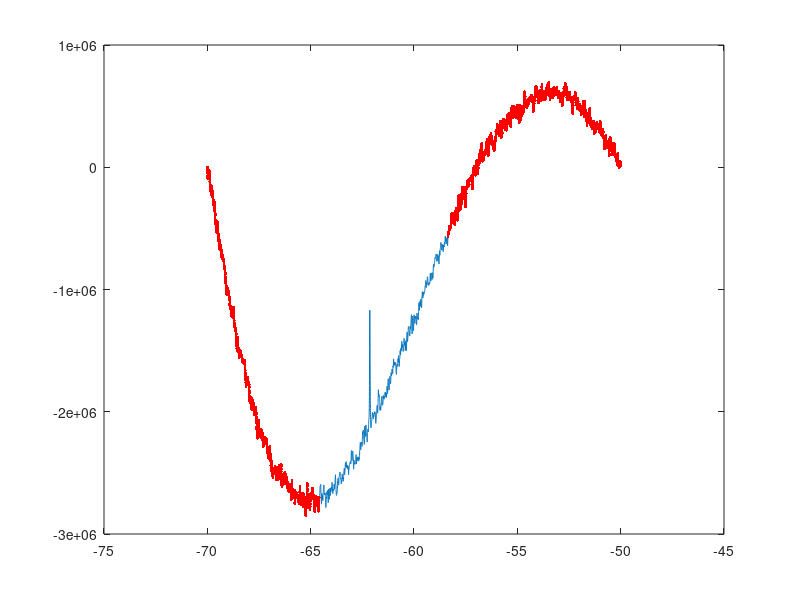

Write MATLAB code to recreate this figure. (Note: this script raises an error after producing the figure.)
%%
close all
clear all

%% 1
load data.txt;   % convert test.ft1 file to data.txt using the following command:
                %            pipe2txt.tcl -index ppm test.ft1>data.txt
                % you'll need to have this script in the same directory as
                % the data.txt file

NS = 36 * 2048;   % number of experiments summed times the NS for each experiment
conc = 14;       % conc in uM

normalise = NS * conc;

%% 2
figure
plot(data(:,1),data(:,2));
hold on

baseline_raw = data;                            %select region with signal
baseline_raw(5500:9600,:)=[];
plot(baseline_raw(:,1),baseline_raw(:,2),'r.'); %check signal is not selected

%% 3

%baseline using 4th order polynomial

% Fit: 'untitled fit 1'.

xData = baseline_raw(:,1);
yData = baseline_raw(:,2);

% syms x y

% Set up fittype and options.e

ft = fittype( 'poly4' );
opts = fitoptions( 'Method', 'NonlinearLeastSquares' );
opts.Display = 'Off';

[fitresult, gof] = fit( xData, yData, ft, opts );


fitvalues = coeffvalues(fitresult);         %results of fit

baseline_fit = data;
data_corr = data;
for i=1:length(baseline_fit(:,1)),
    baseline_fit(i,2) = fitvalues(1)*baseline_fit(i,1)^4+ fitvalues(2)*baseline_fit(i,1)^3 + fitvalues(3)*baseline_fit(i,1)^2 + fitvalues(4)*baseline_fit(i,1) +fitvalues(5) ;
    data_corr(i,2) = data(i,2) - baseline_fit(i,2);
end

figure
subplot(3,1,1)
plot(data(:,1),data(:,2),'k-')
set(gca,'xdir','reverse');
    xlim([-70 -50])
    set(gca,'ytick',[])
    set(gca,'tickdir','out')
    set(gca,'box','off')
    hold off
subplot(3,1,2)
% plot(baseline_raw(:,1),baseline_raw(:,2),'k-')
plot(data(:,1),data(:,2),'k-')
hold on
plot(baseline_fit(:,1),baseline_fit(:,2),'r-')
set(gca,'xdir','reverse');
    xlim([-70 -50])
    set(gca,'ytick',[])
    set(gca,'tickdir','out')
    set(gca,'box','off')
    hold off
subplot(3,1,3)
hold on
plot(data_corr(:,1),data_corr(:,2),'k-')
set(gca,'xdir','reverse');
% syms x
y= @(x) x*0;
plot(data_corr(:,1),data_corr(:,2),'k-')
fplot(y)
set(gca,'xdir','reverse');
    xlim([-70 -50])
    set(gca,'ytick',[])
    set(gca,'tickdir','out')
    set(gca,'box','off')
    hold off

data_extract = [data_corr(:,1) data_corr(:,2)./normalise];

% adjust phasing of spectrum and repeat if needed
%%

% Fitting (1 state with residuals) 
data = data_extract; 

clear xData
clear yData
    
for i=1:length(data_extract(:,1)),
    xData(i,1) = data(i,1)+62.2; %shift to set centre between 2 peaks as 0 Hz
end

yData = data(:,2)./max(data(:,2));


syms x y
x1 = -4;
x2 = +4;


% Set up fittype and options. 
ft = fittype( 'h1/(1+((CS1-x)/LW1)^2)', 'independent', 'x', 'dependent', 'y' );
opts = fitoptions( 'Method', 'NonlinearLeastSquares' );
opts.Display = 'Off';

    opts.StartPoint = [0.8 0.1 1]; %for shorter length

% Fit model to data.
[fitresult, gof] = fit( xData, yData, ft, opts );
fitvalues = coeffvalues(fitresult);         %results of fit

% Plot fit with data.
figure
subplot(2,1,1)
hold on
h = plot(xData-62.2, yData.*max(data(:,2)));
f1=fitvalues(3).*max(data(:,2))/(1+((fitvalues(1)-62.2-x)/fitvalues(2))^2);
fplot(f1,'b','linewidth',0.5)
set(gca,'xdir','reverse');

xlim([-63.5 -59.5]) %ras F32

% Label axes
xlabel x
grid on

%residuals plot
for i=1:length(yData),
    fitted(i,1) = fitvalues(3)/(1+((fitvalues(1)-xData(i))/fitvalues(2))^2); 
    residual(i,1) = yData(i,1)-fitted(i,1);
end
subplot(2,1,2)
hold on
h = plot(xData-62.2, residual.*max(data(:,2)),'color',[0.1 0.1 0.1].*5);
title('residuals')
set(gca,'xdir','reverse');
xlim([-63.5 -59.5]) %ras F32
    set(gca,'tickdir','out')
    set(gca,'box','off')
% Label axes
xlabel x
ylabel y
grid on


clear fiterror

confidence = confint(fitresult);
[m n] = size(confidence);
for i=1:n,
    fiterror(1,i) = abs(confidence(2,i)-confidence(1,i))/2;       %error of fit values
end

fit_data = fitvalues';
fit_data_err =  fiterror';

CS = [fit_data(1)-62.2 fit_data_err(1)]
LW = abs([fit_data(2) fit_data_err(2)].*470.611*2)
h = [fit_data(3) fit_data_err(3)].*max(data(:,2));

for i=1:1,
    integral(i,1) = LW(i)*h(i);
end

populations_frac = integral./sum(integral)


results = [CS(:,1) LW(:,1) populations_frac]

RMSE = ((sum(residual.^2))/length(residual)^0.5)
%%

p0_1 = [fit_data(3) (fit_data(1)).*470.611*2*pi/1000 abs(fit_data(2)*470.611*2*pi)]
%%

cd /Users/shschan/NMR/RAS_NMR/analysis_lineshape
%error analysis by bootstrapping
xData_bs = xData.*470.611*2*pi; %convert ppm to s-1
yData_bs = yData;  

clear pfit pfitErr
[pfit, pfitErr] = fit_mc_1peak(xData_bs, yData_bs);

%%

fit_bs = reshape(pfit, [3 1])';
fit_bs_err = reshape(pfitErr, [3 1])';

%convert to units
h_bs = [fit_bs(:,1).*max(data(:,2)) fit_bs_err(:,1).*max(data(:,2))]
CS_bs = [fit_bs(:,2)*1000./(470.611*2*pi)-62.2 fit_bs_err(:,2)*1000./(470.611*2*pi)]
LW_bs = [fit_bs(:,3)./pi+10 fit_bs_err(:,3)./pi]

for i=1,
    integral_bs(i,1) = LW_bs(i,1)*h(i,1);
    integral_bs_err(i,1) = ((LW_bs(i,2)/LW_bs(i,1))^2 + (h_bs(i,2)/h_bs(i,1))^2)^0.5 * integral_bs(i,1);
    integral_sqerror(i,1) = (integral_bs_err(i)/integral_bs(i))^2;
end

populations_frac_bs = integral_bs./sum(integral_bs);

for i=1
    populations_frac_bs_err(i,1) = populations_frac_bs(i)*((integral_bs_err(i)/integral_bs(i))^2 + (sqrt(sum(integral_sqerror))/sum(integral_bs))^2)^0.5;
end




CS_fit = [CS(:,1) CS_bs(:,2)]
LW_fit = [LW(:,1) LW_bs(:,2)]
integral_fit = [integral integral_bs_err]
populations_fit = [populations_frac populations_frac_bs_err]


results_fit_total = [CS_fit LW_fit integral_fit./1000 populations_fit]







































%% 4-state fitting

data=data_extract;
clear xData
clear yData
    
for i=1:length(data_extract(:,1)),
    xData(i,1) = data(i,1)+62.2; %shift to set centre between 2 peaks as 0 Hz
 
end

yData = data(:,2)./max(data(:,2));

syms x y
x1 = -4;
x2 = +4;


% Set up fittype and options.
ft = fittype( 'h1/(1+((CS1-x)/LW1)^2)+ h2/(1+((CS2-x)/LW2)^2) + h3/(1+((CS3-x)/LW3)^2) + h4/(1+((CS4-x)/LW4)^2)', 'independent', 'x', 'dependent', 'y' );
opts = fitoptions( 'Method', 'NonlinearLeastSquares' );
opts.Display = 'Off';
% % 
opts.Lower = [-0.5 -0.5 0 0  0 0 0 0   0 0 0 0]; 
opts.StartPoint = [-0.4 -0.4 0.4 0.4    0.1 0.05 0.1 0.05   1 1 1 1]; %usual

% Fit model to data.
[fitresult, gof] = fit( xData, yData, ft, opts );
fitvalues = coeffvalues(fitresult);         %results of fit

% Plot fit with data.
figure
subplot(2,1,1)
hold on
h = plot(xData-62.2, yData.*max(data(:,2)),'color',[0.1 0.1 0.1].*5)
f1=fitvalues(9).*max(data(:,2))/(1+((fitvalues(1)-62.2-x)/fitvalues(5))^2);
f2=fitvalues(10).*max(data(:,2))/(1+((fitvalues(2)-62.2-x)/fitvalues(6))^2);
f3=fitvalues(11).*max(data(:,2))/(1+((fitvalues(3)-62.2-x)/fitvalues(7))^2);
f4=fitvalues(12).*max(data(:,2))/(1+((fitvalues(4)-62.2-x)/fitvalues(8))^2);
ftotal = f1+f2+f3+f4;
fplot(f1,'b','linewidth',0.5)
fplot(f2,'b','linewidth',0.5)
fplot(f3,'b','linewidth',0.5)
fplot(f4,'b','linewidth',0.5)
fplot(ftotal,'r','linewidth',1)
set(gca,'xdir','reverse');
xlim([-64 -60]) %usual

% Label axes
xlabel x
ylabel y
grid on


%residuals plot
for i=1:length(yData),
    fitted(i,1) = fitvalues(9)/(1+((fitvalues(1)-xData(i))/fitvalues(5))^2)+fitvalues(10)/(1+((fitvalues(2)-xData(i))/fitvalues(6))^2)+fitvalues(11)/(1+((fitvalues(3)-xData(i))/fitvalues(7))^2)+fitvalues(12)/(1+((fitvalues(4)-xData(i))/fitvalues(8))^2); 
    residual(i,1) = yData(i,1)-fitted(i,1);
end
subplot(2,1,2)
hold on
h = plot(xData-62.2, residual.*max(data(:,2)),'color',[0.1 0.1 0.1].*5);
title('residuals')
set(gca,'xdir','reverse');
xlim([-64 -60])
% Label axes
xlabel x
ylabel y
grid on


clear fiterror

confidence = confint(fitresult);
[m n] = size(confidence);
for i=1:n,x
    fiterror(1,i) = abs(confidence(2,i)-confidence(1,i))/2;       %error of fit values
end

fit_data = fitvalues';
fit_data_err =  fiterror';

CS = [fit_data(1:4)-62.2 fit_data_err(1:4)]
LW = abs([fit_data(5:8) fit_data_err(5:8)].*470.611*2)
h = [fit_data(9:12) fit_data_err(9:12)].*max(data(:,2));

for i=1:4,
    integral(i,1) = LW(i)*h(i);
end

populations_frac = integral./sum(integral);

results = [CS(:,1) LW(:,1) populations_frac]

%%
%calculate initial parameters for bootstrapping error analysis
LB = 10;
amp_initial = h(:,1)./max(data(:,2));
freq_initial = (CS(:,1)+62.2).*(470.611*2*pi)./1000;
R2_initial = (LW(:,1)-LB).*pi;
p_initial = [amp_initial freq_initial R2_initial] %multiply R2 by 1000 again
%%
%error analysis by bootstrapping

xData_bs = xData.*470.611*2*pi; %convert ppm to s-1
yData_bs = yData; 
[pfit, pfitErr] = fit_mc_4states(xData_bs, yData_bs);

%% plot fit
fit_bs = reshape(pfit, [3 4])';
fit_bs_err = reshape(pfitErr, [3 4])';
%convert to units
h_bs = [fit_bs(:,1).*max(data(:,2)) fit_bs_err(:,1).*max(data(:,2))]
CS_bs = [fit_bs(:,2)*1000./(470.611*2*pi)-62.2 fit_bs_err(:,2)*1000./(470.611*2*pi)]
LW_bs = [fit_bs(:,3)./pi+40 fit_bs_err(:,3)./pi];
for i=1:4,
    integral_bs(i,1) = LW_bs(i,1)*h(i,1);
    integral_bs_err(i,1) = ((LW_bs(i,2)/LW_bs(i,1))^2 + (h_bs(i,2)/h_bs(i,1))^2)^0.5 * integral_bs(i,1);
    integral_sqerror(i,1) = (integral_bs_err(i)/integral_bs(i))^2;
end
populations_frac_bs = integral_bs./sum(integral_bs);
for i=1:4
    populations_frac_bs_err(i,1) = populations_frac_bs(i)*((integral_bs_err(i)/integral_bs(i))^2 + (sqrt(sum(integral_sqerror))/sum(integral_bs))^2)^0.5;
end